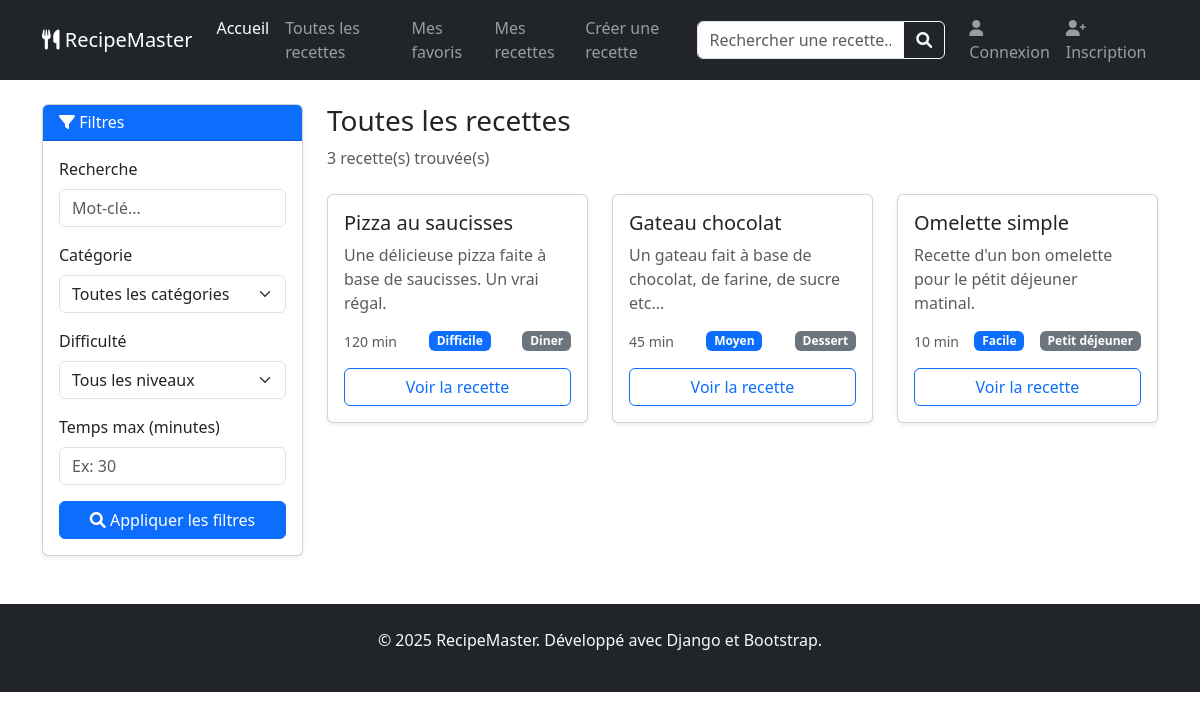
Page /recherche/ on the committed database.
### recipes/models.py (models this page shows, shortened)
class Recipe(models.Model):
    DIFFICULTE_CHOICES = [
        ('facile', 'Facile'),
        ('moyen', 'Moyen'),
        ('difficile', 'Difficile'),
    ]
    titre = models.CharField(
        max_length=100,
        unique=True,
        verbose_name="Titre de la recette"  # ✅ Correction orthographe
    )
    categorie = models.ForeignKey(
        Category,
        on_delete=models.SET_NULL,  # Si on supprime la catégorie, la recette garde sa catégorie vide
        null=True,
        blank=True,
        related_name='recettes',
        verbose_name='Catégorie'
    )
    description = models.TextField(  # ✅ TextField au lieu de CharField pour texte long
        max_length=1000,
        verbose_name='Description'
    )
    temps_preparation = models.PositiveIntegerField(  # ✅ Temps en minutes
        verbose_name="Temps de préparation (minutes)"
    )
    difficulte = models.CharField(
        max_length=20,
        choices=DIFFICULTE_CHOICES,
        default='moyen',
        verbose_name="Niveau de difficulté"
    )
    auteur = models.ForeignKey(
        User,
        on_delete=models.CASCADE,
        related_name='recettes',
        verbose_name='Auteur',
        null= True,
        blank= True
    )
    date_creation = models.DateTimeField(auto_now_add=True)
    date_modification = models.DateTimeField(auto_now=True)
    class Meta:
        verbose_name = 'Recette'  # ✅ Orthographe
        verbose_name_plural = 'Recettes'
        ordering = ['titre']  # ✅ Ordre par titre

class Category(models.Model):
    nom = models.CharField(
        max_length=50,
        unique=True,
        verbose_name="Nom de la catégorie"
    )
    class Meta:
        verbose_name = 'Catégorie'
        verbose_name_plural = 'Catégories'
        ordering = ['nom']

### recipes/views.py (the view)
# urls.py: path('recherche/', recipe_search, name='recipe_search'),
def recipe_search(request):
    query = request.GET.get('q', '')  # Recherche texte
    categorie_id = request.GET.get('categorie', '')
    difficulte = request.GET.get('difficulte', '')
    temps_max = request.GET.get('temps_max', '')
    recipes = Recipe.objects.all()
    if query:
        recipes = recipes.filter(
            Q(titre__icontains=query) |
            Q(description__icontains=query)
        )
    if categorie_id:
        recipes = recipes.filter(categorie_id=categorie_id)
    if difficulte:
        recipes = recipes.filter(difficulte=difficulte)
    if temps_max:
        recipes = recipes.filter(temps_preparation__lte=temps_max)
    recipes = recipes.order_by('-date_creation')
    paginator = Paginator(recipes, 12)
    page_number = request.GET.get('page')
    page_obj = paginator.get_page(page_number)
    categories = Category.objects.all()
    context = {
        'page_obj': page_obj,
        'query': query,
        'categories': categories,
        'selected_categorie': categorie_id,
        'selected_difficulte': difficulte,
        'selected_temps_max': temps_max,
        'search_performed': any([query, categorie_id, difficulte, temps_max]),
    }
    return render(request, 'recipes/recipe_search.html', context)

### recipes/templates/recipes/recipe_search.html (shortened to what this page needs)
{% extends 'recipes/base.html' %}
{% block content %}
<div class="container mt-4">
    <div class="row">
        <div class="col-lg-3">
            <div class="card shadow-sm">
                <div class="card-header bg-primary text-white">
                    <h6 class="mb-0"><i class="fas fa-filter"></i> Filtres</h6>
                </div>
                <div class="card-body">
                    <form method="GET" action="{% url 'recipe_search' %}">
                        <div class="mb-3">
                            <label for="q" class="form-label">Recherche</label>
                            <input type="text"
                                   name="q"
                                   id="q"
                                   class="form-control"
                                   placeholder="Mot-clé..."
                                   value="{{ query }}">
                        </div>
                        <div class="mb-3">
                            <label for="categorie" class="form-label">Catégorie</label>
                            <select name="categorie" id="categorie" class="form-select">
                                <option value="">Toutes les catégories</option>
                            </select>
                        </div>
                        <div class="mb-3">
                            <label for="difficulte" class="form-label">Difficulté</label>
                            <select name="difficulte" id="difficulte" class="form-select">
                                <option value="">Tous les niveaux</option>
                            </select>
                        </div>
                        <div class="mb-3">
                            <label for="temps_max" class="form-label">Temps max (minutes)</label>
                            <input type="number"
                                   name="temps_max"
                                   id="temps_max"
                                   class="form-control"
                                   placeholder="Ex: 30"
                                   value="{{ selected_temps_max }}">
                        </div>
                        <button type="submit" class="btn btn-primary w-100">
                            <i class="fas fa-search"></i> Appliquer les filtres
                        </button>
                    </form>
                </div>
            </div>
        </div>
        <div class="col-lg-9">
            <div class="d-flex justify-content-between align-items-center mb-4">
                <div>
                    <h1 class="h3">
                        {% if search_performed %}
                        Résultats de la recherche
                        {% else %}
                        Toutes les recettes
                        {% endif %}
                    </h1>
                    <p class="text-muted mb-0">
                        {{ page_obj.paginator.count }} recette(s) trouvée(s)
                    </p>
                </div>
            </div>
            <div class="row g-4">
                {% for recipe in page_obj %}
                <div class="col-md-6 col-lg-4">
                    <div class="card recipe-card shadow-sm h-100">
                        <div class="card-body">
                            <h5 class="card-title">{{ recipe.titre }}</h5>
                            <p class="card-text text-muted">{{ recipe.description|truncatewords:15 }}</p>
                            <div class="d-flex justify-content-between align-items-center mb-3">
                                <small class="text-muted">{{ recipe.temps_preparation }} min</small>
                                <span class="badge bg-primary">{{ recipe.difficulte|title }}</span>
                                {% if recipe.categorie %}
                                <span class="badge bg-secondary">{{ recipe.categorie.nom }}</span>
                                {% endif %}
                            </div>
                            <a href="{% url 'recipe_detail' recipe.id %}" class="btn btn-outline-primary w-100">
                                Voir la recette
                            </a>
                        </div>
                    </div>
                </div>
                {% endfor %}
            </div>
        </div>
    </div>
</div>
{% endblock %}

### recipes/templates/recipes/base.html (style rules this page uses)
.recipe-card { transition: transform 0.3s ease; height: 100%; }

### rows in the picture
Recipe: titre "Pizza au saucisses", description "Une délicieuse pizza faite à base de saucisses. Un vrai régal.", temps_preparation "120", difficulte "Difficile", categorie.nom "Diner"
Recipe: titre "Gateau chocolat", description "Un gateau fait à base de chocolat, de farine, de sucre etc...", temps_preparation "45", difficulte "Moyen", categorie.nom "Dessert"
Recipe: titre "Omelette simple", description "Recette d'un bon omelette pour le pétit déjeuner matinal.", temps_preparation "10", difficulte "Facile", categorie.nom "Petit déjeuner"

### other values in the picture
{{ page_obj.paginator.count }} "3"
